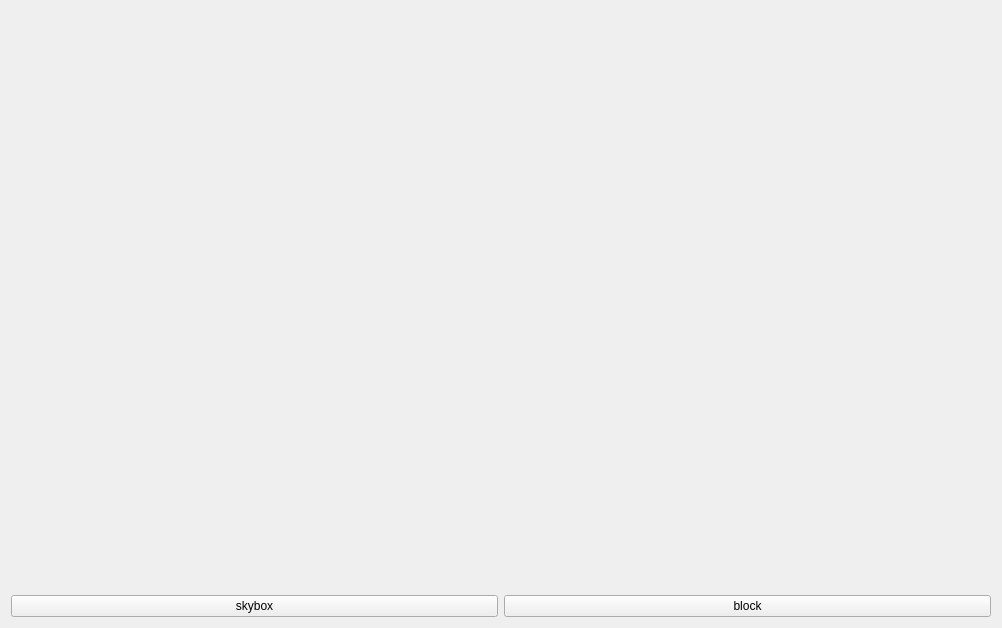
<?xml version="1.0" encoding="UTF-8"?>
<ui version="4.0">
 <class>Menu</class>
 <widget class="QWidget" name="Menu">
  <property name="geometry">
   <rect>
    <x>0</x>
    <y>0</y>
    <width>1002</width>
    <height>628</height>
   </rect>
  </property>
  <property name="windowTitle">
   <string>Form</string>
  </property>
  <layout class="QGridLayout" name="gridLayout">
   <item row="1" column="0">
    <widget class="QPushButton" name="skybox_pb">
     <property name="text">
      <string>skybox</string>
     </property>
    </widget>
   </item>
   <item row="1" column="1">
    <widget class="QPushButton" name="block_pb">
     <property name="text">
      <string>block</string>
     </property>
    </widget>
   </item>
   <item row="0" column="0" colspan="2">
    <widget class="Widget" name="canvas" native="true"/>
   </item>
  </layout>
 </widget>
 <customwidgets>
  <customwidget>
   <class>Widget</class>
   <extends>QWidget</extends>
   <header>widget.h</header>
   <container>1</container>
  </customwidget>
 </customwidgets>
 <resources/>
 <connections/>
</ui>
